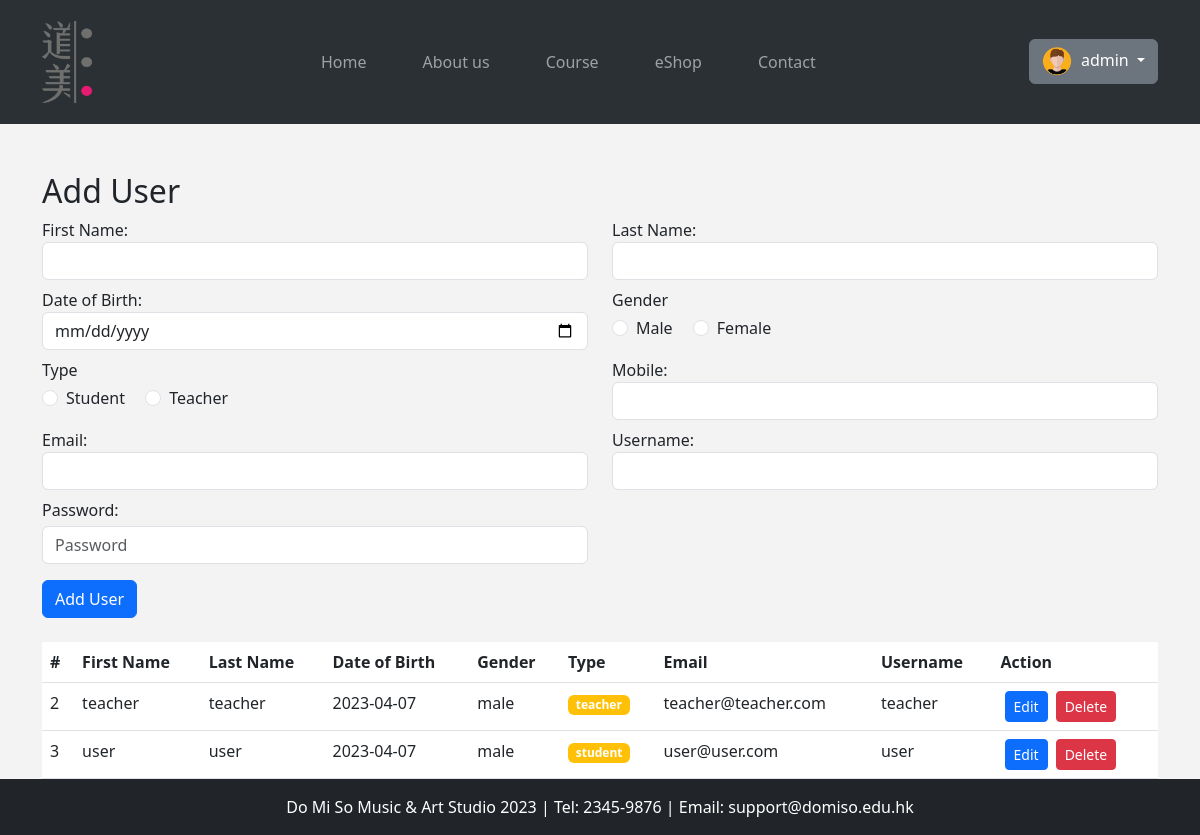
The app's page /dashboard/users.php (signed in) with its own data.
### tables this page shows
CREATE TABLE `users` (
  `id` int(11) NOT NULL,
  `first_name` varchar(50) NOT NULL,
  `last_name` varchar(50) NOT NULL,
  `dateofbirth` date NOT NULL,
  `gender` varchar(10) NOT NULL,
  `mobile` varchar(20) NOT NULL,
  `email` varchar(100) NOT NULL,
  `username` varchar(50) NOT NULL,
  `profile_image` varchar(255) DEFAULT NULL,
  `password` varchar(255) NOT NULL,
  `type` varchar(10) NOT NULL,
  `verify_token` varchar(255) DEFAULT NULL,
  `remember_token` varchar(255) DEFAULT NULL
);

### dashboard/users.php (the view, shortened to what this page needs)
<?php
include('./components/header.php');
?>
<div class="container mt-5">
	<div class="row">
		<div class="col-md-12">
			<h2><?= (isset($edit)) ? "Edit User" : "Add User" ?></h2>
			<form method="post" action="<?php $_SERVER['PHP_SELF'] ?>">
				<div class="row">
					<div class="col-md-6 mb-2">
						<div class="form-group">
							<label for="first_name">First Name:</label>
							<input type="text" class="form-control" id="first_name" name="first_name" value="<?= $user['first_name'] ?? "" ?>" required>
						</div>
					</div>
					<div class="col-md-6 mb-2">
						<div class="form-group">
							<label for="last_name">Last Name:</label>
							<input type="text" class="form-control" id="last_name" name="last_name" value="<?= $user['last_name'] ?? "" ?>" required>
						</div>
					</div>
					<div class="col-md-6 mb-2">
						<div class="form-group">
							<label for="dateofbirth">Date of Birth:</label>
							<input type="date" class="form-control" id="dateofbirth" name="dateofbirth" value="<?= $user['dateofbirth'] ?? "" ?>" required>
						</div>
					</div>
					<div class="col-md-6 mb-2">
						<div class="form-group mb-2">
							<label for="mobile" class="mb-1">Gender</label>
							<div>
								<div class="form-check form-check-inline">
									<input class="form-check-input" type="radio" name="gender" id="genderRadio1" value="male" <?php if (isset($user['gender']) && $user['gender'] == 'male') echo 'checked' ?>>
									<label class="form-check-label" for="genderRadio1">Male</label>
								</div>
								<div class="form-check form-check-inline">
									<input class="form-check-input" type="radio" name="gender" id="genderRadio2" value="female" <?php if (isset($user['gender']) && $user['gender'] == 'female') echo 'checked' ?>>
									<label class="form-check-label" for="genderRadio2">Female</label>
								</div>
							</div>
						</div>
					</div>
					<div class="col-md-6 mb-2">
						<div class="form-group mb-2">
							<label for="mobile" class="mb-1">Type</label>
							<div>
								<div class="form-check form-check-inline">
									<input class="form-check-input" type="radio" name="type" id="typeRadio1" value="student" <?php if (isset($user['type']) && $user['type'] == 'student') echo 'checked' ?>>
									<label class="form-check-label" for="typeRadio1">Student</label>
								</div>
								<div class="form-check form-check-inline">
									<input class="form-check-input" type="radio" name="type" id="typeRadio2" value="teacher" <?php if (isset($user['type']) && $user['type'] == 'teacher') echo 'checked' ?>>
									<label class="form-check-label" for="typeRadio2">Teacher</label>
								</div>
							</div>
						</div>
					</div>
					<div class="col-md-6 mb-2">
						<div class="form-group">
							<label for="mobile">Mobile:</label>
							<input type="text" class="form-control" id="mobile" name="mobile" value="<?= $user['mobile'] ?? "" ?>" required>
						</div>
					</div>
					<div class="col-md-6 mb-2">
						<div class="form-group">
							<label for="email">Email:</label>
							<input type="email" class="form-control" id="email" name="email" value="<?= $user['email'] ?? "" ?>" required>
						</div>
					</div>
					<div class="col-md-6 mb-2">
						<div class="form-group">
							<label for="username">Username:</label>
							<input type="text" class="form-control" id="username" name="username" value="<?= $user['username'] ?? "" ?>" required>
						</div>
					</div>
					<div class="col-md-6 mb-2">
						<div class="form-group mb-2">
							<label for="password" class="mb-1">Password:</label>
							<input type="password" placeholder="Password" class="form-control" id="password" name="password">
						</div>
					</div>
				</div>
				<?php if (isset($edit)) : ?>
					<button type="submit" name="update" class="btn btn-primary mb-4">Edit User</button>
				<?php else : ?>
					<button type="submit" name="create" class="btn btn-primary mb-4">Add User</button>
				<?php endif; ?>
			</form>
		</div>
	</div>
	<table class="table bg-white">
		<thead>
			<tr>
				<th>#</th>
				<th>First Name</th>
				<th>Last Name</th>
				<th>Date of Birth</th>
				<th>Gender</th>
				<th>Type</th>
				<th>Email</th>
				<th>Username</th>
				<th>Action</th>
			</tr>
		</thead>
		<tbody>
			<?php
			$sql = "SELECT * FROM users WHERE type != 'admin' ";
			$result = mysqli_query($conn, $sql);
			if (mysqli_num_rows($result) > 0) {
				while ($row = mysqli_fetch_assoc($result)) {
					echo "<tr>";
					echo "<td>" . $row['id'] . "</td>";
					echo "<td>" . $row['first_name'] . "</td>";
					echo "<td>" . $row['last_name'] . "</td>";
					echo "<td>" . $row['dateofbirth'] . "</td>";
					echo "<td>" . $row['gender'] . "</td>";
					echo "<td> <span class='bg-warning badge'>" . $row['type'] . "</span></td>";
					echo "<td>" . $row['email'] . "</td>";
					echo "<td>" . $row['username'] . "</td>";
					echo "<td>";
					echo "<a href='./users.php?edit=" . $row['id'] . "' class='btn btn-primary btn-sm edit-btn mx-1' data-toggle='modal' data-target='#editModal'>Edit</a>";
					echo "<button class='btn btn-danger btn-sm delete-btn mx-1' onclick='confirmDelete(" . $row['id'] . ")'>Delete</button>";
					echo "</td>";
					echo "</tr>";
				}
			} else {
				echo "<tr><td colspan='9' class='text-center'>No users found.</td></tr>";
			}
			?>
		</tbody>
	</table>
</div>
<?php include('./components/footer.php'); ?>

### assets/css/home.css (style rules this page uses)
:root { --primary-color: #e71b72; --bs-primary : red; --bs-primary-color: #e71b72; --bg-color:#6F6F6F; }
a { text-decoration: none !important; }
body { padding-bottom: 40px; background-color: #f3f3f4; }

### records on screen
users: id "2", first_name "teacher", last_name "teacher", dateofbirth "2023-04-07", gender "male", type "teacher", email "teacher@teacher.com", username "teacher"
users: id "3", first_name "user", last_name "user", dateofbirth "2023-04-07", gender "male", type "student", email "user@user.com", username "user"

### other values on screen
$_SESSION['username'] "admin"
